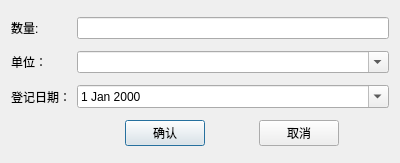
<?xml version="1.0" encoding="UTF-8"?>
<ui version="4.0">
 <class>Dialog</class>
 <widget class="QDialog" name="Dialog">
  <property name="geometry">
   <rect>
    <x>0</x>
    <y>0</y>
    <width>400</width>
    <height>163</height>
   </rect>
  </property>
  <property name="windowTitle">
   <string>编辑零头登记记录</string>
  </property>
  <layout class="QGridLayout" name="gridLayout">
   <item row="2" column="0">
    <widget class="QLabel" name="label_4">
     <property name="text">
      <string>登记日期：</string>
     </property>
    </widget>
   </item>
   <item row="3" column="1">
    <layout class="QHBoxLayout" name="horizontalLayout">
     <item>
      <widget class="QPushButton" name="pushButton_accept">
       <property name="sizePolicy">
        <sizepolicy hsizetype="Fixed" vsizetype="Fixed">
         <horstretch>0</horstretch>
         <verstretch>0</verstretch>
        </sizepolicy>
       </property>
       <property name="text">
        <string>确认</string>
       </property>
      </widget>
     </item>
     <item>
      <widget class="QPushButton" name="pushButton_cancel">
       <property name="sizePolicy">
        <sizepolicy hsizetype="Fixed" vsizetype="Fixed">
         <horstretch>0</horstretch>
         <verstretch>0</verstretch>
        </sizepolicy>
       </property>
       <property name="text">
        <string>取消</string>
       </property>
      </widget>
     </item>
    </layout>
   </item>
   <item row="0" column="1">
    <widget class="QLineEdit" name="lineEdit_amount"/>
   </item>
   <item row="0" column="0">
    <widget class="QLabel" name="label_2">
     <property name="text">
      <string>数量:</string>
     </property>
    </widget>
   </item>
   <item row="1" column="0">
    <widget class="QLabel" name="label_3">
     <property name="text">
      <string>单位：</string>
     </property>
    </widget>
   </item>
   <item row="1" column="1">
    <widget class="QComboBox" name="comboBox_unit">
     <property name="editable">
      <bool>true</bool>
     </property>
    </widget>
   </item>
   <item row="2" column="1">
    <widget class="QDateEdit" name="dateEdit_regdate">
     <property name="calendarPopup">
      <bool>true</bool>
     </property>
    </widget>
   </item>
  </layout>
 </widget>
 <resources/>
 <connections/>
</ui>
